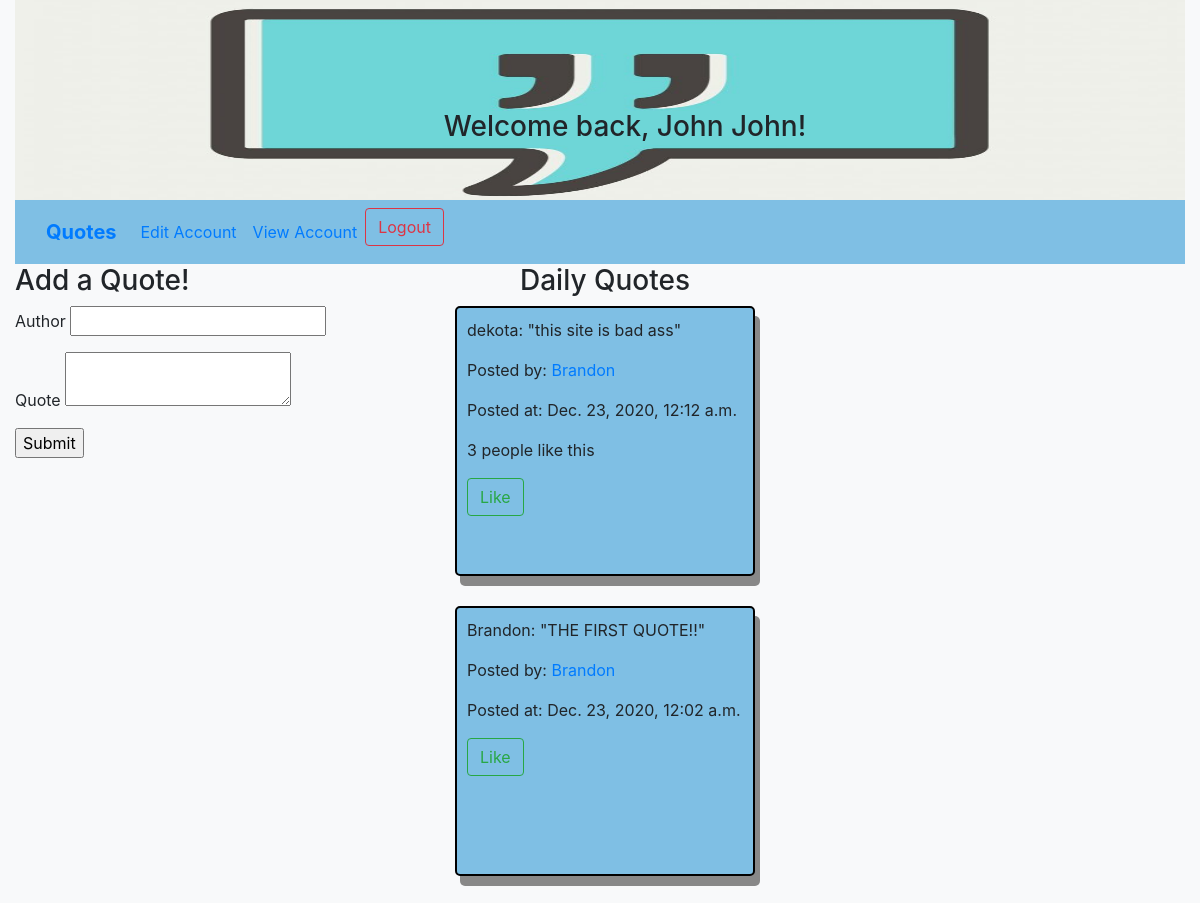
Screenshot of /quotes (signed in) with the database file from the repository.
### appOne/models.py (models this page shows, shortened)
class User(models.Model):
    first_name = models.CharField(max_length= 255)
    last_name = models.CharField(max_length=255)
    email = models.CharField(max_length=255)
    password = models.CharField(max_length=255)
    created_at = models.DateTimeField(auto_now_add = True)
    updated_at = models.DateTimeField(auto_now = True)
    objects = UserManager()

class Quote(models.Model):
    author_by = models.CharField(max_length=255)
    quote = models.CharField(max_length=255)
    posted_by = models.ForeignKey(User, related_name= "posted_quotes", on_delete = models.CASCADE)
    user_likes = models.ManyToManyField(User, related_name="likes")
    created_at = models.DateTimeField(auto_now_add = True)
    updated_at = models.DateTimeField(auto_now = True)
    objects = QuoteManager()

### appOne/views.py (the view, shortened to what this page needs)
# urls.py: path('quotes', views.quotes, name= 'quotes'),
def quotes(request):
    if request.method == 'GET':
        if "user_id" in request.session:
            user = User.objects.get(id=request.session['user_id'])
            context = {
                "likes" : Quote.objects.annotate(likes=Count('user_likes')),
                'user': user,
                "quotes": Quote.objects.all()
                }
            return render(request,'quotes.html', context)

### appOne/templates/quotes.html (shortened to what this page needs)
<!DOCTYPE html>
<html lang="en">
<head>
    {% load static %}
    <link rel="stylesheet" type="text/css" href="{% static 'bootstrap.css'%}">
</head>
<body>
    <div class="container-fluid">
    <div class="top-pic-section">
        {% if 'user_id' in request.session %}
            <h3 class="text-center top-header">Welcome back, {{user.first_name}} {{user.last_name}}!</p>
        {% else %}
            <h3 class="text-center top-header">Welcome to Quotes!</h3>
        {% endif %}
    </div>
    <nav class="navbar navbar-expand-lg navbar-nav_bar bg-nav_bar">
        <div class="container-fluid">
            <a class="navbar-brand brand-padding" href="{% url 'quotes' %}"><strong>Quotes</strong></a>
            <div class="collapse navbar-collapse" id="navbarSupportedContent">
                <ul class="navbar-nav me-auto mb-2 mb-lg-0">
                    <li class="nav-item">
                        {% if 'user_id' in request.session %}
                        <a class="nav-link" href="/edit/{{user.id}}" >Edit Account</a>
                        {% else %}
                        <a class="nav-link" href="{% url 'create_account_page' %}">Create Account</a>
                        {% endif %}
                    </li>
                    {% if 'user_id' in request.session %}
                    <li class="nav-item">
                        <a class="nav-link" href="/profile/{{user.id}}" >View Account</a>
                    </li>
                {% endif %}
                {% if 'user_id' in request.session %}
                </ul>
                    <form class="d-flex login-padding" action="logout" method="POST" class="logoutbtn">
                        <input class="btn btn-outline-danger" type="submit" value="Logout">
                    </form>
                {% endif %}
            </div>
        </div>
    </nav>
    <div class="row">
        <div class="col-4">
            {% if 'user_id' in request.session %}
            <h3>Add a Quote!</h3>
                <form action="/create_quote" method="POST">
                <p>Author   <input type="text" name="author_by"></p>
                <p class="align-top">Quote    <textarea name="quote"></textarea></p>
                <input type="submit" value="Submit">
                </form>
            {% else %}
            <h3><a href="/create_account"> Log in or Create Account to post quotes!</a></h3>
            {% endif %}
            </div>
            <div class="col-8">
                <h3 class="text-justify daily-quotes" >Daily Quotes</h3>
                <ul>
                {% for quote in quotes reversed %}
                <li class="nodots">
                    <div class="quoteBox">
                        <p>{{quote.author_by}}: "{{quote.quote}}"</p>
                        <p>Posted by: <a href="/profile/{{quote.posted_by.id}}">{{quote.posted_by.first_name}} </a></p>
                        <p>Posted at: {{quote.created_at}}</p>
                        {% if quote.user_likes.count > 1 %}
                        <p> {{quote.user_likes.count}} people like this</p>
                        {% elif quote.user_likes.count == 0 %}
                        <p></p>
                        {% else %}
                        <p> {{quote.user_likes.count}} person likes this</p>
                        {% endif %}
                        {% if 'user_id' not in request.session %}
                        <a href="/create_account" class="link-danger" style="color:#FF0000;">Log in to leave a like!</a>
                        {% else %}
                        {% if quote not in user.likes.all %}
                        <form action="like/{{quote.id}}" method="POST">
                            <input type="submit" class="btn btn-outline-success" value="Like">
                        </form>
                        {% else%}
                        <form action="delete_like/{{quote.id}}" method="POST">
                            <input type="submit" class="btn btn-outline-secondary" value="Unlike">
                            {% csrf_token %}
                        </form>
                        {% endif %}
                        {% endif %}
                    </div>
                </li>
                {% endfor %}
                </ul>
            </div>
        </div>
    </div>
</body>
</html>

### rows the page displays
User: first_name "John", last_name "John"
Quote: author_by "dekota", quote "this site is bad ass", posted_by.first_name "Brandon", created_at "Dec. 23, 2020, 12:12 a.m.", user_likes.count "3"
Quote: author_by "Brandon", quote "THE FIRST QUOTE!!", posted_by.first_name "Brandon", created_at "Dec. 23, 2020, 12:02 a.m."
